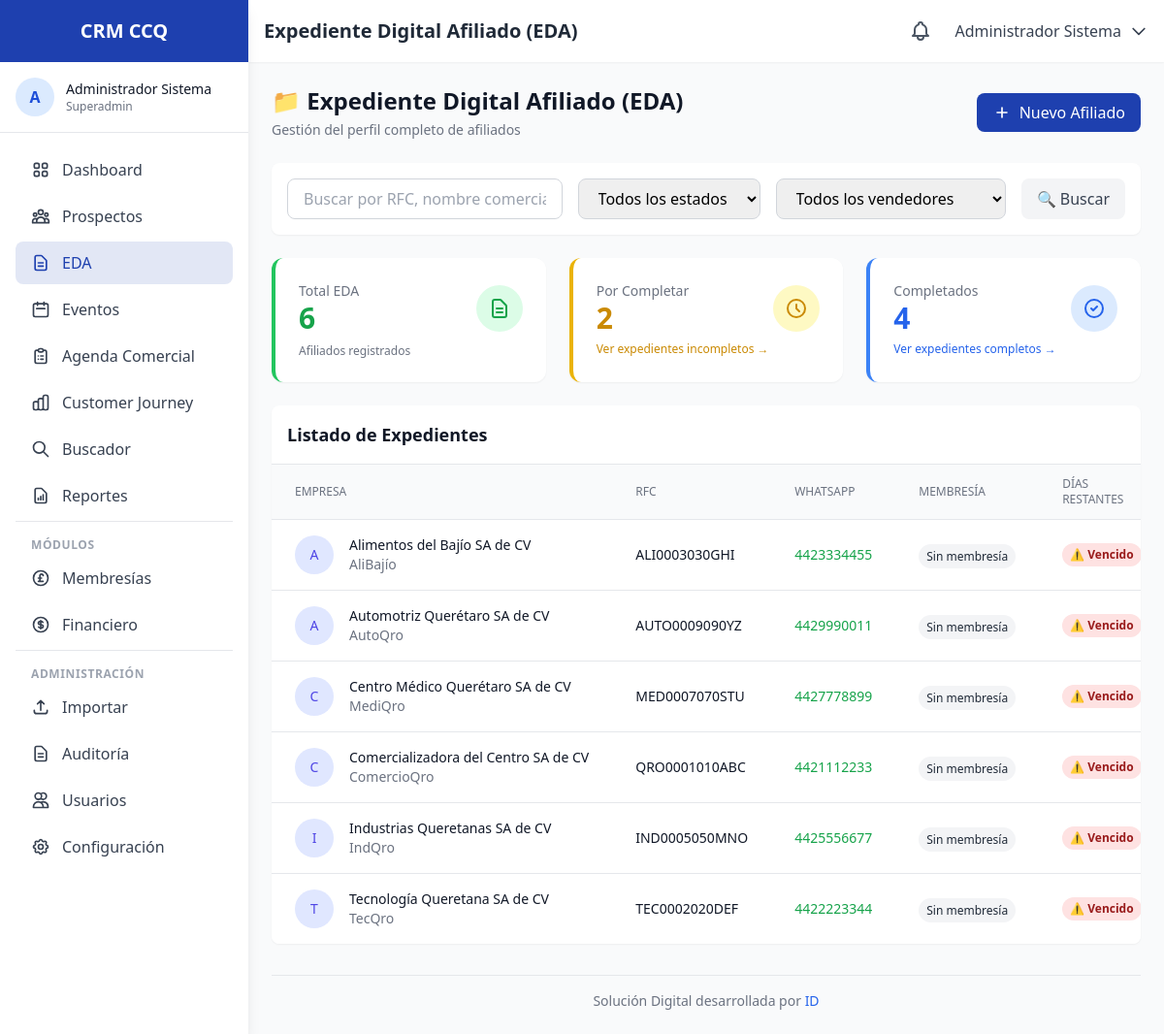
Page /expedientes (signed in) on the committed database.
### tables this page shows
CREATE TABLE IF NOT EXISTS `affiliations` (
    `id` INT UNSIGNED AUTO_INCREMENT PRIMARY KEY,
    `contact_id` INT UNSIGNED NOT NULL,
    `membership_type_id` INT UNSIGNED NOT NULL,
    `affiliate_user_id` INT UNSIGNED COMMENT 'Usuario afiliador que realizó la venta',
    `affiliation_date` DATE NOT NULL,
    `expiration_date` DATE NOT NULL,
    `status` ENUM('active', 'expired', 'cancelled', 'pending_payment') DEFAULT 'active',
    `payment_status` ENUM('paid', 'pending', 'partial') DEFAULT 'pending',
    `amount` DECIMAL(10,2) NOT NULL,
    `payment_method` VARCHAR(50),
    `payment_reference` VARCHAR(100),
    `invoice_number` VARCHAR(50),
    `invoice_status` ENUM('invoiced', 'pending', 'not_required') DEFAULT 'pending',
    `notes` TEXT,
    `created_at` TIMESTAMP DEFAULT CURRENT_TIMESTAMP,
    `updated_at` TIMESTAMP DEFAULT CURRENT_TIMESTAMP ON UPDATE CURRENT_TIMESTAMP,
    FOREIGN KEY (`contact_id`) REFERENCES `contacts`(`id`) ON DELETE CASCADE,
    FOREIGN KEY (`membership_type_id`) REFERENCES `membership_types`(`id`),
    FOREIGN KEY (`affiliate_user_id`) REFERENCES `users`(`id`) ON DELETE SET NULL,
    INDEX `idx_expiration` (`expiration_date`),
    INDEX `idx_status` (`status`)
);

CREATE TABLE IF NOT EXISTS `contacts` (
    `id` INT UNSIGNED AUTO_INCREMENT PRIMARY KEY,
    `rfc` VARCHAR(13) UNIQUE,
    `whatsapp` VARCHAR(20),
    `contact_type` ENUM('afiliado', 'exafiliado', 'prospecto', 'nuevo_usuario', 'funcionario', 'publico_general', 'consejero_propietario', 'consejero_invitado', 'mesa_directiva') DEFAULT 'nuevo_usuario',
    `business_name` VARCHAR(255),
    `commercial_name` VARCHAR(255),
    `owner_name` VARCHAR(255),
    `legal_representative` VARCHAR(255),
    `corporate_email` VARCHAR(255),
    `phone` VARCHAR(20),
    `industry` VARCHAR(100),
    `niza_classification` VARCHAR(10),
    `products_sells` JSON COMMENT '4 principales productos que vende',
    `products_buys` JSON COMMENT '2 principales productos que compra',
    `discount_percentage` DECIMAL(5,2) DEFAULT 0,
    `commercial_address` TEXT,
    `fiscal_address` TEXT,
    `city` VARCHAR(100),
    `state` VARCHAR(100) DEFAULT 'Querétaro',
    `postal_code` VARCHAR(10),
    `google_maps_url` VARCHAR(500),
    `website` VARCHAR(255),
    `facebook` VARCHAR(255),
    `instagram` VARCHAR(255),
    `linkedin` VARCHAR(255),
    `twitter` VARCHAR(255),
    `whatsapp_sales` VARCHAR(20),
    `whatsapp_purchases` VARCHAR(20),
    `whatsapp_admin` VARCHAR(20),
    `profile_completion` TINYINT UNSIGNED DEFAULT 0 COMMENT 'Porcentaje de completitud 0-100',
    `completion_stage` ENUM('A', 'B', 'C') DEFAULT 'A',
    `assigned_affiliate_id` INT UNSIGNED COMMENT 'Afiliador asignado',
    `source_channel` ENUM('chatbot', 'alta_directa', 'evento_gratuito', 'evento_pagado', 'buscador', 'jefatura_comercial') DEFAULT 'alta_directa',
    `notes` TEXT,
    `is_validated` TINYINT(1) DEFAULT 0 COMMENT 'Para consejeros y mesa directiva',
    `validated_by` INT UNSIGNED,
    `created_at` TIMESTAMP DEFAULT CURRENT_TIMESTAMP,
    `updated_at` TIMESTAMP DEFAULT CURRENT_TIMESTAMP ON UPDATE CURRENT_TIMESTAMP,
    FOREIGN KEY (`assigned_affiliate_id`) REFERENCES `users`(`id`) ON DELETE SET NULL,
    FOREIGN KEY (`validated_by`) REFERENCES `users`(`id`) ON DELETE SET NULL,
    INDEX `idx_contact_type` (`contact_type`),
    INDEX `idx_rfc` (`rfc`),
    INDEX `idx_whatsapp` (`whatsapp`)
);

### app/views/expedientes/index.php (the view, shortened to what the rows shown need)
<div class="space-y-6">
    <div class="flex flex-col sm:flex-row sm:items-center sm:justify-between">
        <div>
            <h2 class="text-2xl font-bold text-gray-900">📁 Expediente Digital Afiliado (EDA)</h2>
        </div>
    </div>
    <div class="bg-white rounded-lg shadow-sm overflow-hidden">
        <div class="overflow-x-auto">
            <table class="min-w-full divide-y divide-gray-200">
                <thead class="bg-gray-50">
                    <tr>
                        <th class="px-6 py-3 text-left text-xs font-medium text-gray-500 uppercase">Empresa</th>
                        <th class="px-6 py-3 text-left text-xs font-medium text-gray-500 uppercase">RFC</th>
                        <th class="px-6 py-3 text-left text-xs font-medium text-gray-500 uppercase">WhatsApp</th>
                        <th class="px-6 py-3 text-left text-xs font-medium text-gray-500 uppercase">Membresía</th>
                        <th class="px-6 py-3 text-left text-xs font-medium text-gray-500 uppercase">Días Restantes</th>
                    </tr>
                </thead>
                <tbody class="bg-white divide-y divide-gray-200">
                    <?php if (empty($affiliates)): ?>
                    <tr>
                        <td colspan="9" class="px-6 py-12 text-center text-gray-500">
                            <?php if (!empty($searchTerm) || !empty($filterStatus)): ?>
                            No se encontraron expedientes con los filtros aplicados
                            <?php else: ?>
                            No hay expedientes registrados
                            <?php endif; ?>
                        </td>
                    </tr>
                    <?php else: ?>
                    <?php foreach ($affiliates as $affiliate):
                        $daysRemaining = $affiliate['days_remaining'] ?? null;
                    ?>
                    <tr class="hover:bg-gray-50">
                        <td class="px-6 py-4 whitespace-nowrap">
                            <div class="flex items-center">
                                <div class="flex-shrink-0 h-10 w-10 bg-indigo-100 rounded-full flex items-center justify-center">
                                    <span class="text-indigo-600 font-medium text-sm">
                                        <?php echo mb_substr($affiliate['business_name'] ?? 'E', 0, 1, 'UTF-8'); ?>
                                    </span>
                                </div>
                                <div class="ml-4">
                                    <div class="text-sm font-medium text-gray-900">
                                        <?php echo htmlspecialchars($affiliate['business_name'] ?? ''); ?>
                                    </div>
                                    <div class="text-sm text-gray-500">
                                        <?php echo htmlspecialchars($affiliate['commercial_name'] ?? ''); ?>
                                    </div>
                                </div>
                            </div>
                        </td>
                        <td class="px-6 py-4 whitespace-nowrap text-sm text-gray-900">
                            <?php echo htmlspecialchars($affiliate['rfc'] ?? '-'); ?>
                        </td>
                        <td class="px-6 py-4 whitespace-nowrap text-sm">
                            <?php
                            $affiliateWhatsapp = preg_replace('/[^0-9]/', '', $affiliate['whatsapp'] ?? '');
                            if (!empty($affiliateWhatsapp) && strlen($affiliateWhatsapp) === 10):
                            ?>
                            <a href="https://wa.me/52<?php echo htmlspecialchars($affiliateWhatsapp); ?>" target="_blank" class="text-green-600 hover:underline">
                                <?php echo htmlspecialchars($affiliate['whatsapp']); ?>
                            </a>
                            <?php elseif (!empty($affiliate['whatsapp'])): ?>
                            <span class="text-gray-900"><?php echo htmlspecialchars($affiliate['whatsapp']); ?></span>
                            <?php else: ?>
                            <span class="text-gray-500">-</span>
                            <?php endif; ?>
                        </td>
                        <td class="px-6 py-4 whitespace-nowrap">
                            <span class="px-2 py-1 text-xs font-medium rounded-full
                                <?php echo ($affiliate['membership_code'] ?? '') === 'PATROCINADOR' ? 'bg-purple-100 text-purple-800' :
                                          (($affiliate['membership_code'] ?? '') === 'PREMIER' ? 'bg-blue-100 text-blue-800' :
                                          'bg-gray-100 text-gray-800'); ?>">
                                <?php echo htmlspecialchars($affiliate['membership_name'] ?? 'Sin membresía'); ?>
                            </span>
                        </td>
                        <td class="px-6 py-4 whitespace-nowrap">
                            <?php if ($daysRemaining !== null): ?>
                            <div class="flex items-center">
                                <?php if ($daysRemaining <= 0): ?>
                                <span class="px-2 py-1 text-xs font-bold rounded-full bg-red-100 text-red-800">
                                    ⚠️ Vencido
                                </span>
                                <?php elseif ($daysRemaining <= 30): ?>
                                <span class="px-2 py-1 text-xs font-bold rounded-full bg-yellow-100 text-yellow-800">
                                    <?php echo $daysRemaining; ?> días
                                </span>
                                <?php elseif ($daysRemaining <= 60): ?>
                                <span class="px-2 py-1 text-xs font-medium rounded-full bg-orange-100 text-orange-800">
                                    <?php echo $daysRemaining; ?> días
                                </span>
                                <?php else: ?>
                                <span class="px-2 py-1 text-xs font-medium rounded-full bg-green-100 text-green-800">
                                    <?php echo $daysRemaining; ?> días
                                </span>
                                <?php endif; ?>
                            </div>
                            <?php else: ?>
                            <span class="text-gray-400 text-sm">-</span>
                            <?php endif; ?>
                        </td>
                    </tr>
                    <?php endforeach; ?>
                    <?php endif; ?>
                </tbody>
            </table>
        </div>
    </div>
</div>

### rows in the picture
affiliations: contact.business_name "A", contact.business_name "Alimentos del Bajío SA de CV", contact.commercial_name "AliBajío", contact.rfc "ALI0003030GHI", contact.whatsapp "4423334455", membership_name "Sin membresía"
affiliations: contact.business_name "A", contact.business_name "Automotriz Querétaro SA de CV", contact.commercial_name "AutoQro", contact.rfc "AUTO0009090YZ", contact.whatsapp "4429990011", membership_name "Sin membresía"
affiliations: contact.business_name "C", contact.business_name "Centro Médico Querétaro SA de CV", contact.commercial_name "MediQro", contact.rfc "MED0007070STU", contact.whatsapp "4427778899", membership_name "Sin membresía"
affiliations: contact.business_name "C", contact.business_name "Comercializadora del Centro SA de CV", contact.commercial_name "ComercioQro", contact.rfc "QRO0001010ABC", contact.whatsapp "4421112233", membership_name "Sin membresía"
affiliations: contact.business_name "I", contact.business_name "Industrias Queretanas SA de CV", contact.commercial_name "IndQro", contact.rfc "IND0005050MNO", contact.whatsapp "4425556677", membership_name "Sin membresía"
affiliations: contact.business_name "T", contact.business_name "Tecnología Queretana SA de CV", contact.commercial_name "TecQro", contact.rfc "TEC0002020DEF", contact.whatsapp "4422223344", membership_name "Sin membresía"

### other values in the picture
$siteName "CRM CCQ"
mb_substr($_SESSION['user_name'] ?? 'U', 0, 1, 'UTF-8') "A"
$_SESSION['user_name'] "Administrador Sistema"
$_SESSION['user_role'] "Superadmin"
$pageTitle "Expediente Digital Afiliado (EDA)"
$totalAffiliates "6"
$incompleteExpedientes "2"
$completeExpedientes "4"
